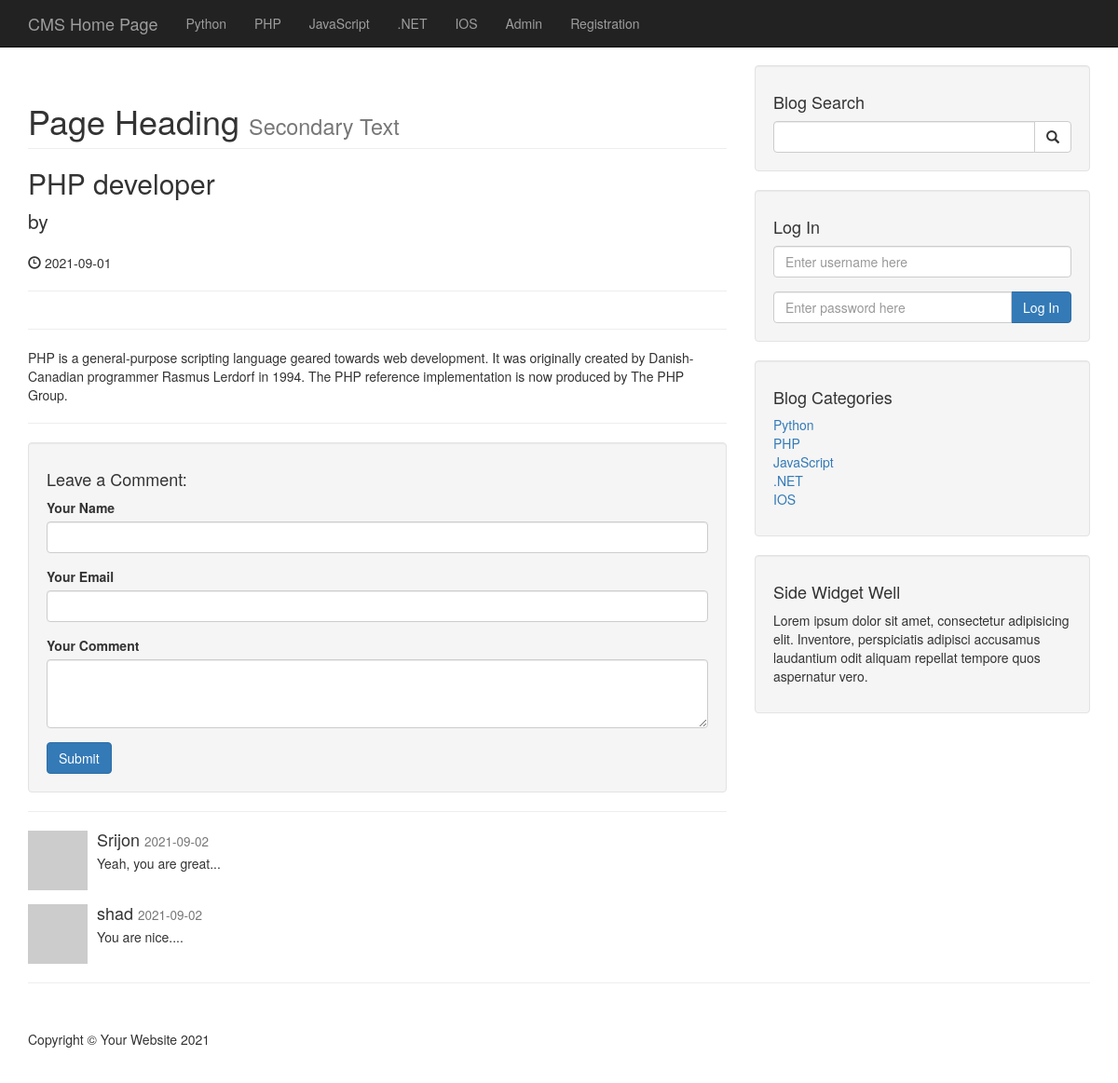
Before: /php-cms-project/post.php?p_id=33 with the older database file.
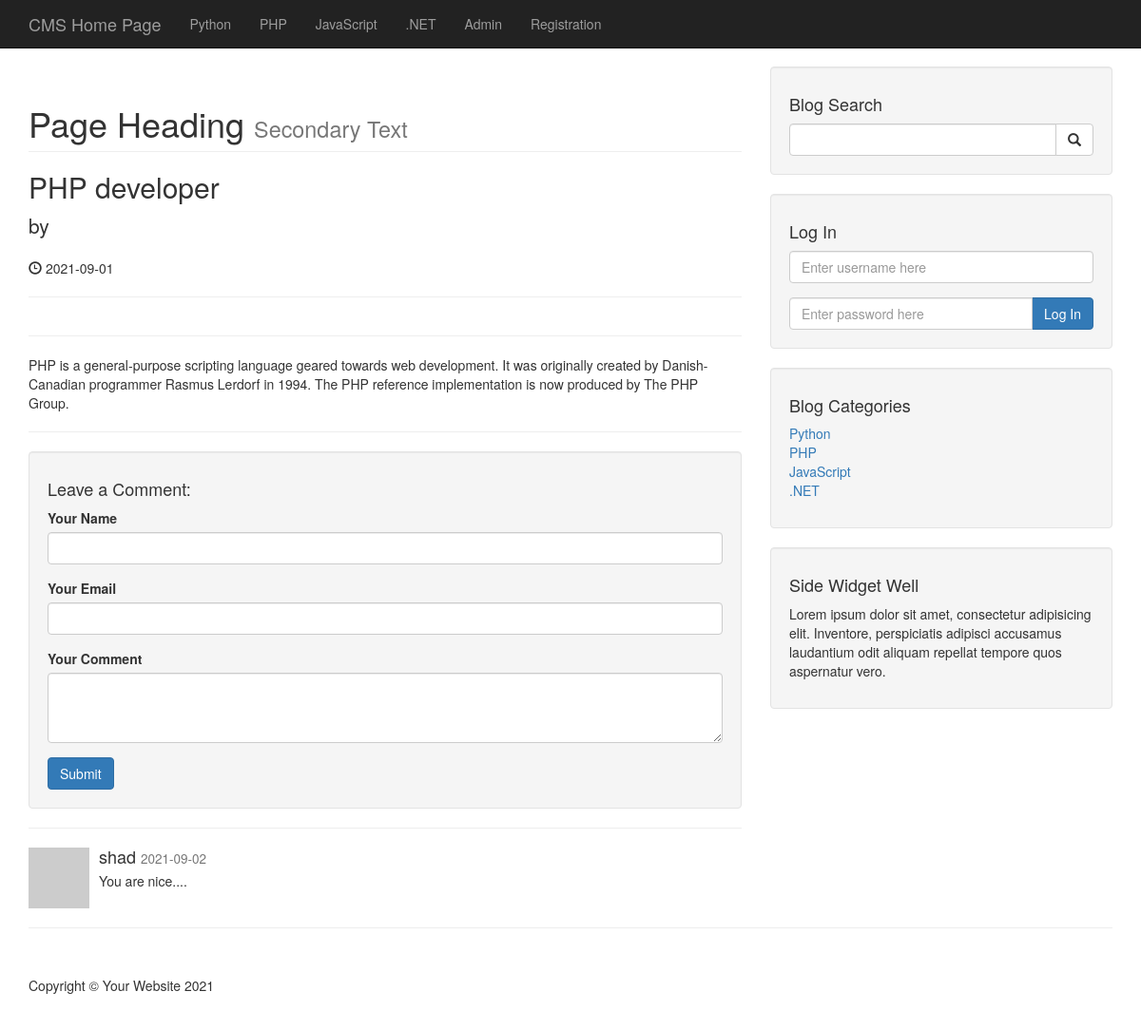
After: the same page with the newer database file.
### tables this page shows
CREATE TABLE `categories` (
  `cat_id` int(3) NOT NULL,
  `cat_title` varchar(255) NOT NULL
);

CREATE TABLE `posts` (
  `post_id` int(3) NOT NULL,
  `post_category_id` int(3) NOT NULL,
  `post_title` varchar(255) NOT NULL,
  `post_author` varchar(255) NOT NULL,
  `post_user` varchar(255) NOT NULL,
  `post_date` date NOT NULL,
  `post_image` text NOT NULL,
  `post_content` text NOT NULL,
  `post_tags` varchar(255) NOT NULL,
  `post_comment_count` int(3) NOT NULL,
  `post_status` varchar(255) NOT NULL DEFAULT 'draft',
  `post_views_count` int(11) NOT NULL
);

CREATE TABLE `comments` (
  `comment_id` int(3) NOT NULL,
  `comment_post_id` int(3) NOT NULL,
  `comment_author` varchar(255) NOT NULL,
  `comment_email` varchar(255) NOT NULL,
  `comment_content` text NOT NULL,
  `comment_status` varchar(255) NOT NULL,
  `comment_date` date NOT NULL
);

### php-cms-project/post.php (the view, shortened to what the changed rows need)
<?php include("includes/db.php"); ?>
<?php include("includes/header.php"); ?>
    <?php include("includes/navigation.php");?>
    <div class="container">
        <div class="row">
            <div class="col-md-8">
                <?php
                if(isset($_GET['p_id'])){
                    $the_post_id = $_GET['p_id'];
                }
                $query = "SELECT * FROM posts WHERE post_id='{$the_post_id}' ";
                $select_all_posts_query = mysqli_query($connection,$query);
                while($row = mysqli_fetch_assoc($select_all_posts_query)){
                    $post_title = $row['post_title'];
                    $post_author = $row['post_author'];
                    $post_date = $row['post_date'];
                    $post_content = $row['post_content'];
                ?>
                <h1 class="page-header">
                    Page Heading
                    <small>Secondary Text</small>
                </h1>
                <h2>
                    <?php echo $post_title;?>
                </h2>
                <p class="lead">
                    by <?php echo $post_author;?>
                </p>
                <p><span class="glyphicon glyphicon-time"></span> <?php echo $post_date;?> </p>
                <hr>
                <hr>
                <p> <?php echo $post_content;?> </p>
                <hr>
                <?php
                    }
                ?>
                <div class="well">
                    <h4>Leave a Comment:</h4>
                    <form action="" method="post" role="form">
                    </form>
                </div>
                <hr>
                <?php
                $query = "SELECT * FROM comments WHERE comment_post_id={$the_post_id} ";
                $query .= "AND comment_status='approved' ";
                $query .= "ORDER BY comment_id DESC ";
                $select_comment_query = mysqli_query($connection, $query);
                while($row = mysqli_fetch_assoc($select_comment_query)){
                    $the_comment_author = $row['comment_author'];
                    $the_comment_date = $row['comment_date'];
                    $the_comment_content = $row['comment_content'];
                ?>
                <div class="media">
                    <a class="pull-left" href="#">
                        <img class="media-object" src="http://placehold.it/64x64" alt="">
                    </a>
                    <div class="media-body">
                        <h4 class="media-heading"><?php echo $the_comment_author; ?>
                            <small><?php echo $the_comment_date; ?></small>
                        </h4>
                        <?php echo $the_comment_content;?>
                    </div>
                </div>
                <?php
                }
                ?>
            </div>
            <?php include("includes/sidebar.php");?>
        </div>
<?php include("includes/footer.php"); ?>

### php-cms-project/includes/navigation.php (shortened to what the changed rows need)
<nav class="navbar navbar-inverse navbar-fixed-top" role="navigation">
        <div class="container">
            <div class="collapse navbar-collapse" id="bs-example-navbar-collapse-1">
                <ul class="nav navbar-nav">
                    <?php
                    $query = "SELECT * FROM categories";
                    $select_all_categories_query = mysqli_query($connection,$query);
                    while ($row = mysqli_fetch_assoc($select_all_categories_query)) {
                        $cat_title = $row['cat_title'];
                        echo "<li>
                            <a href='#'>{$cat_title}</a>
                        </li>";
                    }
                    ?>
                </ul>
            </div>
        </div>
    </nav>

### php-cms-project/includes/sidebar.php (shortened to what the changed rows need)
<div class="col-md-4">
    <div class="well">
        <?php
        $query = "SELECT * FROM categories";
        $query_result = mysqli_query($connection, $query);
        ?>
        <div class="row">
            <div class="col-lg-12">
                <ul class="list-unstyled">
                    <?php
                    while($row = mysqli_fetch_assoc($query_result)){
                        $cat_id = $row['cat_id'];
                        $cat_title = $row['cat_title'];
                        echo "<li><a href='category.php?category={$cat_id}'> {$cat_title} </a>
                        </li>";
                    }
                    ?>
                </ul>
            </div>
        </div>
    </div>
</div>

Changed rows visible on the page:
removed categories: cat_title "IOS"
removed comments: comment_author "Srijon", comment_date "2021-09-02", comment_content "Yeah, you are great..."
